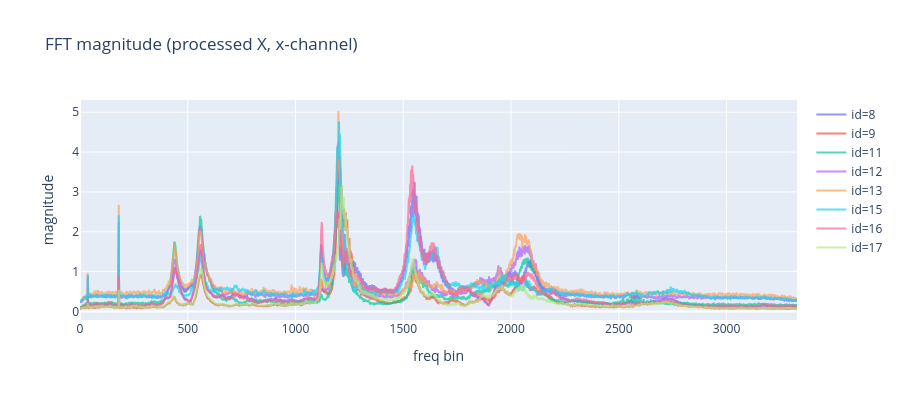

Notebook code for this chart:
### Code cell
plot_fft_magnitudes(df, split='train', max_samples=8)

### Figure 1 — Plotly figure (JSON) as saved in the notebook; plotly's stock layout.template omitted (floating-point values rounded to 4 significant figures; data arrays with more than 128 entries replaced by an {"elided": "..."} marker saying what was removed)
{"data": [{"mode": "lines", "name": "id=8", "opacity": 0.7, "type": "scatter", "y": {"elided": "3328 float values"}}, {"mode": "lines", "name": "id=9", "opacity": 0.7, "type": "scatter", "y": {"elided": "3328 float values"}}, {"mode": "lines", "name": "id=11", "opacity": 0.7, "type": "scatter", "y": {"elided": "3328 float values"}}, {"mode": "lines", "name": "id=12", "opacity": 0.7, "type": "scatter", "y": {"elided": "3328 float values"}}, {"mode": "lines", "name": "id=13", "opacity": 0.7, "type": "scatter", "y": {"elided": "3328 float values"}}, {"mode": "lines", "name": "id=15", "opacity": 0.7, "type": "scatter", "y": {"elided": "3328 float values"}}, {"mode": "lines", "name": "id=16", "opacity": 0.7, "type": "scatter", "y": {"elided": "3328 float values"}}, {"mode": "lines", "name": "id=17", "opacity": 0.7, "type": "scatter", "y": {"elided": "3328 float values"}}], "layout": {"height": 400, "title": {"text": "FFT magnitude (processed X, x-channel)"}, "xaxis": {"title": {"text": "freq bin"}}, "yaxis": {"title": {"text": "magnitude"}, "type": "linear"}}}
